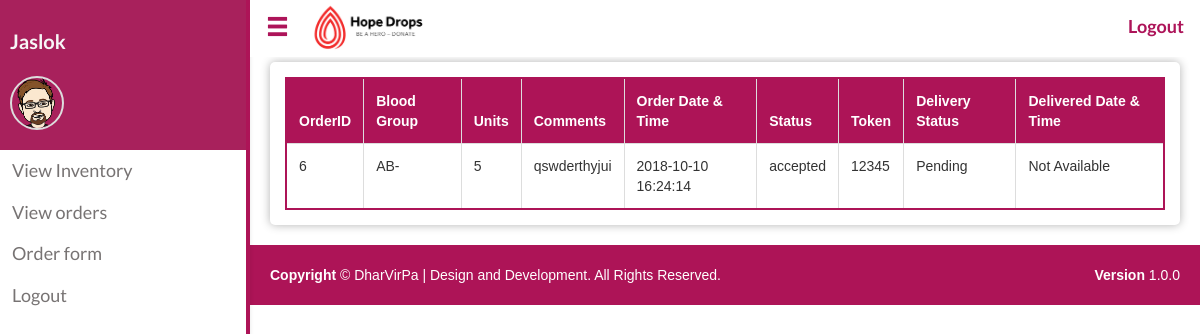
/order_hosp.php (signed in), run on an earlier commit of the app's database.
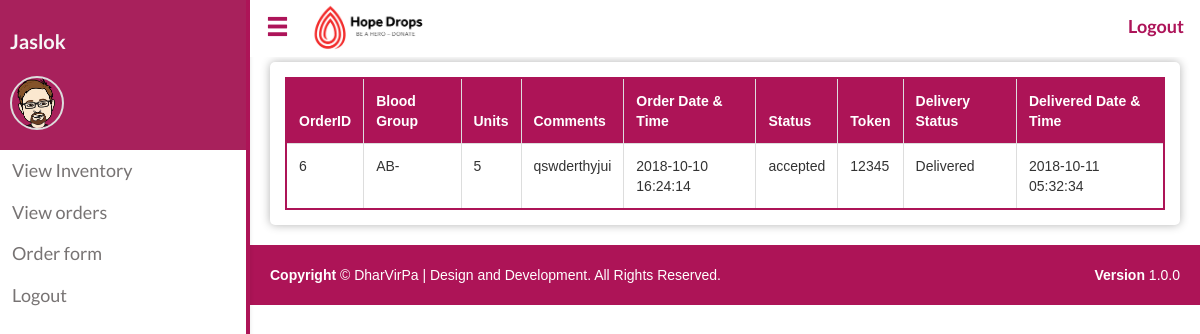
And on a later commit of the database.
### tables this page shows
CREATE TABLE `orders` (
  `Order_id` int(15) NOT NULL,
  `Hospital_id` int(15) NOT NULL,
  `Units` float NOT NULL,
  `Blood_group` varchar(5) NOT NULL,
  `status` varchar(15) NOT NULL DEFAULT 'Pending',
  `Token` varchar(8) NOT NULL,
  `Comments` varchar(200) NOT NULL,
  `Delivered_by` int(30) NOT NULL,
  `Delivery_status` varchar(10) NOT NULL DEFAULT 'Pending',
  `Delivery_date` timestamp NOT NULL DEFAULT '0000-00-00 00:00:00',
  `Order_date` timestamp NOT NULL DEFAULT '0000-00-00 00:00:00'
);

### order_hosp.php (the view, shortened to what this page needs)
<?php
include_once("connection.php");
?>
<?php
$query = "SELECT * FROM orders where Hospital_id =  '".$_SESSION['hid']."' ;";
$result = mysqli_query($conn,$query);
?>
<!DOCTYPE html>
<html>
<head>
  <link rel="stylesheet" href="https://maxcdn.bootstrapcdn.com/bootstrap/3.3.7/css/bootstrap.min.css">
  <link rel="stylesheet" type="text/css" href="./css/navbar_style.css">
  <link rel="stylesheet" type="text/css" href="./css/main.css">
</head>
<body>
  <?php include('./sidenav.php')?>
  <div id="main" class="shrink">
    <?php include('./horizontal-nav.php')?>
    <div class="box">
      <div class="table-responsive">
        <table class="table table-bordered ">
          <thead>
          <tr>
            <th>OrderID</th>
            <th>Blood Group</th>
            <th>Units</th>
            <th>Comments</th>
            <th>Order Date & Time</th>
            <th>Status</th>
            <th>Token</th>
            <th>Delivery Status</th>
            <th>Delivered Date & Time</th>
          </tr>
          </thead>
          <?php
          if(mysqli_num_rows($result)>0)
          {
            while($row =mysqli_fetch_assoc($result))
            {
              echo "<tr>";
              echo "<td>".$row['Order_id']."</td>";
              echo "<td>".$row['Blood_group']."</td>";
              echo "<td>".$row['Units']."</td>";
              echo "<td>".$row['Comments']."</td>";
              echo "<td>".$row['Order_date']."</td>";
              echo "<td>".$row['status']."</td>";
              if(($row['status']) == "accepted")
              {
                  echo "<td>".$row['Token']."</td>";
              }
              else
              {
                echo "<td>Not Available</td>";
              }
              echo "<td>".$row['Delivery_status']."</td>";
              if(($row['Delivery_date']) != "0000-00-00 00:00:00")
              {
                  echo "<td>".$row['Delivery_date']."</td>";
              }
              else
              {
                echo "<td>Not Available</td>";
              }
              echo"</tr>";
            }
          }
          else
          {
            echo "<div class='alert alert-warning'>No data to display</div>";
          }
          ?>
        </table>
      </div>
    </div>
   <?php include_once("footer.php") ?>
  </div>
</body>

### sidenav.php (shortened to what this page needs)
<div id="mySidenav" class="sidenav open-sidenav">
  <div class="borderl">
    <div class="avatar-wrapper">
        <h6><?php echo $_SESSION['Ename']; ?></h6>
        <div class="avatar">
          <img src="./images/male.png" height="50" alt="avatar">
        </div>
      </div>
      <div class="">
      <?php
        switch ($_SESSION['post'])
        {
      ?>
      <?php
        case 5:
      ?>
      <a href="inventory_hosp.php" class="tab">View Inventory</a>
      <a href="order_hosp.php" class="tab">View orders</a>
      <a href="Requestblood.php" class="tab">Order form</a>
      <a href="logout.php" class="tab">Logout</a>
      <?php
        break;
        }
      ?>
    </div>
  </div>
</div>

### horizontal-nav.php (shortened to what this page needs)
<div class="custom-nav">
  <ul id="navbar" class="reduce">
    <li style="float: left"><a onclick="toggleNav()"><span class="glyphicon glyphicon-menu-hamburger"></span></a></li>
    <li style="float: left"><img src="./images/logo.png" alt="Blood Bank" height="57"></li>
    <li><a href="logout.php" style="font-family: Lato; float: right;"><b>Logout</b></a></li>
  </ul>
</div>

### footer.php (shortened to what this page needs)
<!DOCTYPE html>
<html>
<head>
</head>
<body>
	<footer id="footer" style="margin-top: 5px;">
    <span class="pull-right"><strong>Version</strong> 1.0.0</span>
    <p><b>Copyright&nbsp;</b>&copy; DharVirPa | Design and Development. All Rights Reserved.</p>
  	</footer>
</body>
</html>

### css/main.css (style rules this page uses)
body { padding-bottom: 0px; }
a, a:hover { color: #ad1457; }

### order_hosp.php (style rules this page uses)
.box { box-shadow: 0 0 10px 0 rgba(0,0,0,0.3); margin-top: 0px; padding: 15px; border-radius: 5px; margin: 20px; margin-top: 62px; }
table { border: 2px solid #ad1457 !important; font-family: 'Verdana', sans-serif; margin-bottom: 0px !important; }
.table-bordered>thead>tr>th { border: 1px solid #ddd !important; }
th { background-color: #ad1457; color: white; cursor: pointer; }
th, td { padding: 12px !important; }

### sidenav.php (style rules this page uses)
.sidenav { height: 100%; width: 0; position: fixed; z-index: 1; top: 0; left: 0; background-color: #fff; overflow-x: hidden; transition: 0.5s; box-shadow: 0 2px 4px 0 rgba(0,0,0,.1); white-space: nowrap ; font-family: Lato; }
.sidenav a { padding: 8px 8px 8px 12px; text-decoration: none; font-size: 18px; color: #777373; display: block; transition: 0.3s; }
.open-sidenav { width: 250px; }
#main { transition: margin-left .5s; }
#main.shrink { margin-left: 250px; }
#navbar { transition: width .5s; }
#navbar.reduce { width:calc(100% - 250px); }
.avatar-wrapper { height: 150px; background: #a8215c; position: relative; padding: 10px; }
.avatar-wrapper h6 { font-size: 20px; color: #f7f7f7; font-weight: bold; margin-top: 20px; }
.avatar { border: 2px solid #ddd; border-radius: 50%; display: inline-block; position: absolute; bottom: 20px; left: 10px; }
.avatar img { border-radius: 50%; }
.borderl { border-right: 4px solid #ad1457; height: 100%; }

### horizontal-nav.php (style rules this page uses)
ul { list-style-type: none; margin: 0; padding: 0; overflow: hidden; background-color: #fff; position: fixed; top:0; width: 100%; z-index: 1; }
.custom-nav { margin-bottom: 20px; }
li { float: right; cursor: pointer; }
li a { display: block; color: #ad1459; text-align: center; padding: 14px 16px; text-decoration: none; font-size: 18px; }
.glyphicon-menu-hamburger { font-size: 23px; cursor: pointer; }

### footer.php (style rules this page uses)
#footer { background: #ad1457; height: 60px; font-family: 'Verdana', sans-serif; color: #FFFFFF; padding: 20px; position:relative; bottom:0; left:0; right:0; z-index: 0; }

What changed in the data, as far as the page shows it:
changed orders "AB-": Delivery_status "Pending" → "Delivered"; Delivery_date (not shown) → "2018-10-11 05:32:34"; no longer shows "Not Available"
